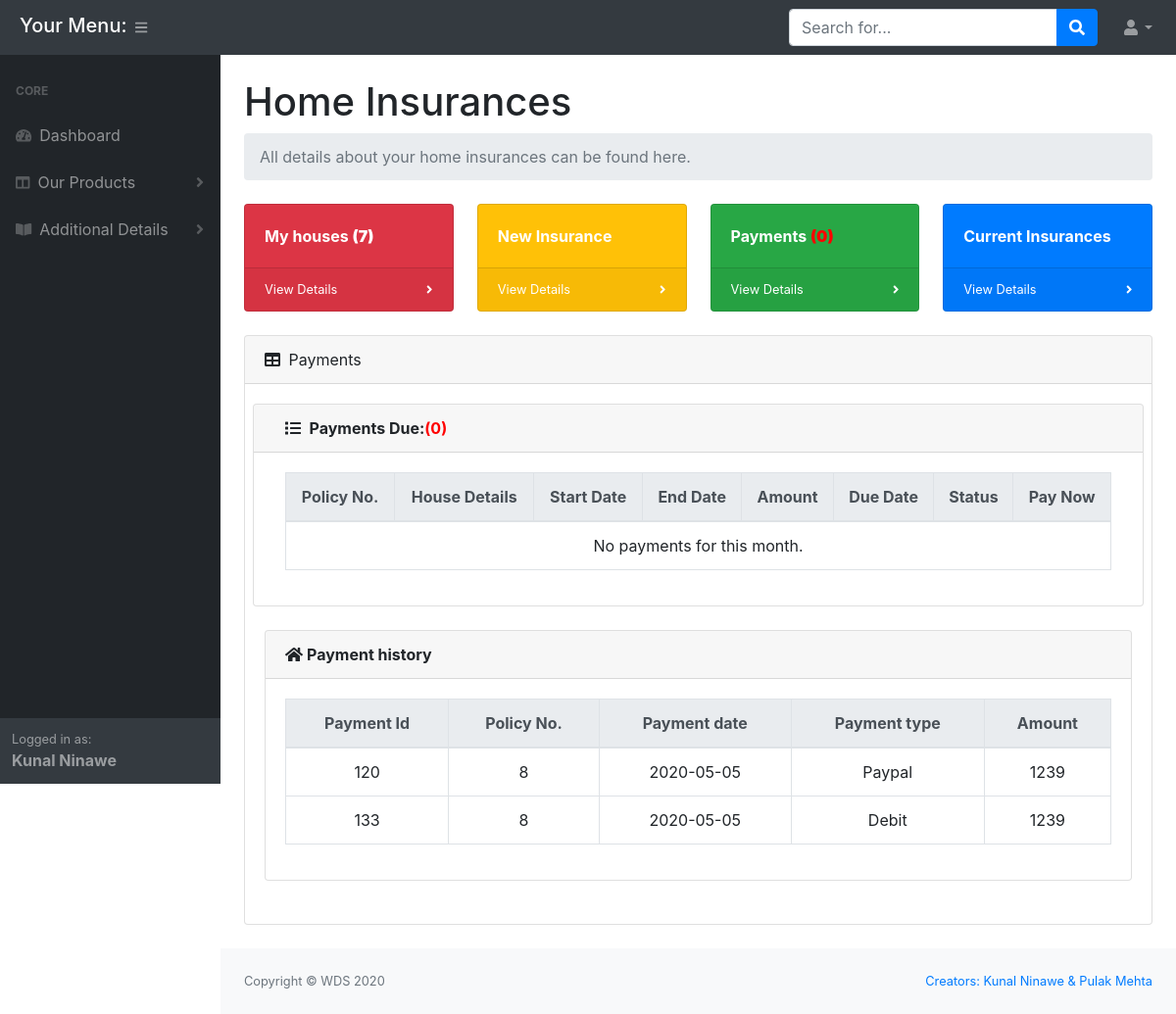
The app's page /customer/dist/home_ins_payments.php (signed in) with its own data.
### tables this page shows
CREATE TABLE IF NOT EXISTS `cust_details` (
  `cust_id` int(11) NOT NULL AUTO_INCREMENT,
  `email` varchar(50) NOT NULL,
  `first_name` varchar(30) NOT NULL,
  `middle_name` varchar(30) DEFAULT NULL,
  `last_name` varchar(30) NOT NULL,
  `password` varchar(100) NOT NULL,
  `address` varchar(150) DEFAULT NULL,
  `gender` varchar(1) DEFAULT 'M',
  `marital_status` varchar(1) NOT NULL DEFAULT 'S',
  `cust_type` varchar(1) NOT NULL DEFAULT 'H',
  PRIMARY KEY (`cust_id`)
);

CREATE TABLE IF NOT EXISTS `home_ins_payments` (
  `payment_id` int(11) NOT NULL AUTO_INCREMENT,
  `payment_date` date DEFAULT NULL,
  `due_date` date NOT NULL,
  `amount` bigint(20) DEFAULT NULL,
  `payment_type` varchar(6) DEFAULT 'Check',
  `hinsid` int(11) NOT NULL COMMENT 'Foreign key giving all info about the insurance',
  `status` int(1) NOT NULL DEFAULT '0' COMMENT '0 means payment not done',
  PRIMARY KEY (`payment_id`)
);

### customer/dist/functions.php (the view, shortened to what this page needs)
<?php
	require_once 'db.php';
	function showCustDetails($email){
		global $conn;
		$sql = "SELECT * FROM cust_details WHERE email='$email'";
		$result = mysqli_query($conn,$sql);
		$array = mysqli_fetch_array($result);
	    if(isset($array)){
	    	return $array;
	    }
	    else{
	    	return 0;
	    }
	}
	function showPaymentHistory($email){
		global $conn;
		$sql = "SELECT * FROM home_ins_payments WHERE hinsid IN(
			SELECT hinsid FROM home_ins WHERE cust_id =(
				SELECT cust_id FROM cust_details WHERE email='$email'
			)) AND status='1'";
		$query = mysqli_query($conn, $sql);
		$rows = mysqli_num_rows($query);
		if($rows>0){
			return $query;
		}
		else{
			return false;
		}
	}

### customer/dist/functions.php (the view, shortened to what this page needs)
<?php
	require_once 'db.php';
	function showCustDetails($email){
		global $conn;
		$sql = "SELECT * FROM cust_details WHERE email='$email'";
		$result = mysqli_query($conn,$sql);
		$array = mysqli_fetch_array($result);
	    if(isset($array)){
	    	return $array;
	    }
	    else{
	    	return 0;
	    }
	}
	function showPaymentHistory($email){
		global $conn;
		$sql = "SELECT * FROM home_ins_payments WHERE hinsid IN(
			SELECT hinsid FROM home_ins WHERE cust_id =(
				SELECT cust_id FROM cust_details WHERE email='$email'
			)) AND status='1'";
		$query = mysqli_query($conn, $sql);
		$rows = mysqli_num_rows($query);
		if($rows>0){
			return $query;
		}
		else{
			return false;
		}
	}

### customer/dist/home_ins_payments.php (shortened to what this page needs)
<!DOCTYPE html>
<html>
<head>
</head>
<body class="sb-nav-fixed">
	<?php
	require_once 'header.php';
	?>
	<div id="layoutSidenav_content">
		<?php
		require_once 'home_ins_header.php';
	?>
	<?php
       $result1 = showHomeInsDetails($_SESSION['email']);
       if($result1!=false){
           while ($row1 = mysqli_fetch_array($result1)) {
			$rows_result = 0;
           }
	}
	?>
	<?php
		$paymentsThisMonth = 0;
	?>
		<div class="home_ins_content">
			<div class="card mb-4">
				<div class="card-header"><i class="fas fa-table mr-1"></i> Payments</div>
				<div class="card-body">
					<div class="row">
						<div class="col-xl-12 col-md-12">
							<div class="row">
								<div class="card mb-4 col-md-12">
									<div class="card-header row">
	 								<div class="col-md-5">
									 <i class="fas fa-list mr-1"></i> <b>Payments Due:</b><b style="color:red">(<?php echo $rows_result; ?>)</b>
									 </div>
								</div>
									<div class="card-body">
										<div class="table-responsive">
									 <table id="invoice_details" class="table table-bordered table-hover text-center">
									 	<thead class="thead-light">
										<tr>
											<th>Policy No.</th>
											<th>House Details</th>
											<th>Start Date</th>
											<th>End Date</th>
											<th>Amount</th>
											<th>Due Date</th>
											<th>Status</th>
											<th>Pay Now</th>
										</tr>
									</thead>
									<tbody>
							<?php
							if($paymentsThisMonth==0){
								echo "<tr>
										<td colspan='8'>No payments for this month.</td>
									  </tr>";
							}
							?>
							</tbody>
										</table>
									 </div>
									</div>
								</div>
							</div>
						</div>
						<div class="col-xl-12">
							<div class="card mb-4">
								<div class="card-header"><i class="fas fa-home mr-1"></i><b>Payment history</b> </div>
								<div class="card-body">
									<div class="table-responsive">
								 <table id="Payment" class="table table-bordered table-hover text-center">
										<thead class="thead-light">
											<tr>
												<th>Payment Id</th>
												<th>Policy No.</th>
												<th>Payment date</th>
												<th>Payment type</th>
												<th>Amount</th>
											</tr>
										</thead>
										<tbody>
										<?php
											$res2 = showPaymentHistory($_SESSION['email']);
											if($res2 == false){
												echo "
													<tr>
														<td colspan='5'>No Payments made yet!</td>
													</tr>
												";
											}
											else{
												while($row2 = mysqli_fetch_array($res2)){
													echo "
													<tr>
														<td>".$row2['payment_id']."</td>
														<td>".$row2['hinsid']."</td>
														<td>".$row2['payment_date']."</td>
														<td>".$row2['payment_type']."</td>
														<td>".$row2['amount']."</td>
													</tr>
													";
												}
											}
										?>
										</tbody>
									</table>
								</div>
								</div>
							</div>
						</div>
					</div>
				</div>
			</div>
	</div>
	</main>
	<?php
	require_once 'footer.php';
	?>
	</div>
</body>
</html>

### customer/dist/header.php (shortened to what this page needs)
<?php
require_once 'functions.php';
 ?>
<!DOCTYPE html>
<html>
<head>
    <link href="css/styles.css" rel="stylesheet" />
    <link href="https://cdn.datatables.net/1.10.20/css/dataTables.bootstrap4.min.css" rel="stylesheet" />
</head>
<body class="sb-nav-fixed">
	<nav class="sb-topnav navbar navbar-expand navbar-dark bg-dark">
            <h5 style="color:white;margin-left: 20px;margin-top: 3px;">Your Menu:</h5>
            <button class="btn btn-link btn-sm order-1 order-lg-0" id="sidebarToggle" href="#"><i class="fas fa-bars"></i></button>
            <form class="d-none d-md-inline-block form-inline ml-auto mr-0 mr-md-3 my-2 my-md-0">
                <div class="input-group">
                    <input class="form-control" type="text" placeholder="Search for..." aria-label="Search" aria-describedby="basic-addon2" />
                    <div class="input-group-append">
                        <button class="btn btn-primary" type="button"><i class="fas fa-search"></i></button>
                    </div>
                </div>
            </form>
            <ul class="navbar-nav ml-auto ml-md-0">
                <li class="nav-item dropdown">
                    <a class="nav-link dropdown-toggle" id="userDropdown" href="#" role="button" data-toggle="dropdown" aria-haspopup="true" aria-expanded="false"><i class="fas fa-user fa-fw"></i></a>
                </li>
            </ul>
        </nav>
        <div id="layoutSidenav">
            <div id="layoutSidenav_nav">
                <nav class="sb-sidenav accordion sb-sidenav-dark" id="sidenavAccordion">
                    <div class="sb-sidenav-menu">
                        <div class="nav">
                            <div class="sb-sidenav-menu-heading">Core</div>
                            <a class="nav-link" href="index.php"
                                ><div class="sb-nav-link-icon"><i class="fas fa-tachometer-alt"></i></div>
                                Dashboard</a>
                            <a class="nav-link collapsed" href="index.php" data-toggle="collapse" data-target="#collapseLayouts" aria-expanded="false" aria-controls="collapseLayouts"
                                ><div class="sb-nav-link-icon"><i class="fas fa-columns"></i></div>
                                Our Products
                                <div class="sb-sidenav-collapse-arrow"><i class="fas fa-angle-down"></i></div
                            ></a>
                            <a class="nav-link collapsed" href="#" data-toggle="collapse" data-target="#collapsePages" aria-expanded="false" aria-controls="collapsePages"
                                ><div class="sb-nav-link-icon"><i class="fas fa-book-open"></i></div>
                                Additional Details
                                <div class="sb-sidenav-collapse-arrow"><i class="fas fa-angle-down"></i></div
                            ></a>
                        </div>
                    </div>
                    <div class="sb-sidenav-footer">
                        <div class="small">Logged in as:</div>
                        <b>
                            <?php
                                    $result = showCustDetails($_SESSION['email']);
                                    echo $result['first_name']. " " . $result['last_name'];
                             ?>
                        </b>
                    </div>
                </nav>
            </div>
</body>
</html>

### records on screen
cust_details: first_name "Kunal", last_name "Ninawe"
home_ins_payments: payment_id "120", hinsid "8", payment_date "2020-05-05", payment_type "Paypal", amount "1239"
home_ins_payments: payment_id "133", hinsid "8", payment_date "2020-05-05", payment_type "Debit", amount "1239"

### other values on screen
getHouseCount($_SESSION['email']) "7"
getCurrentMonthPaymentCount($_SESSION['email']) "0"
$rows_result "0"
